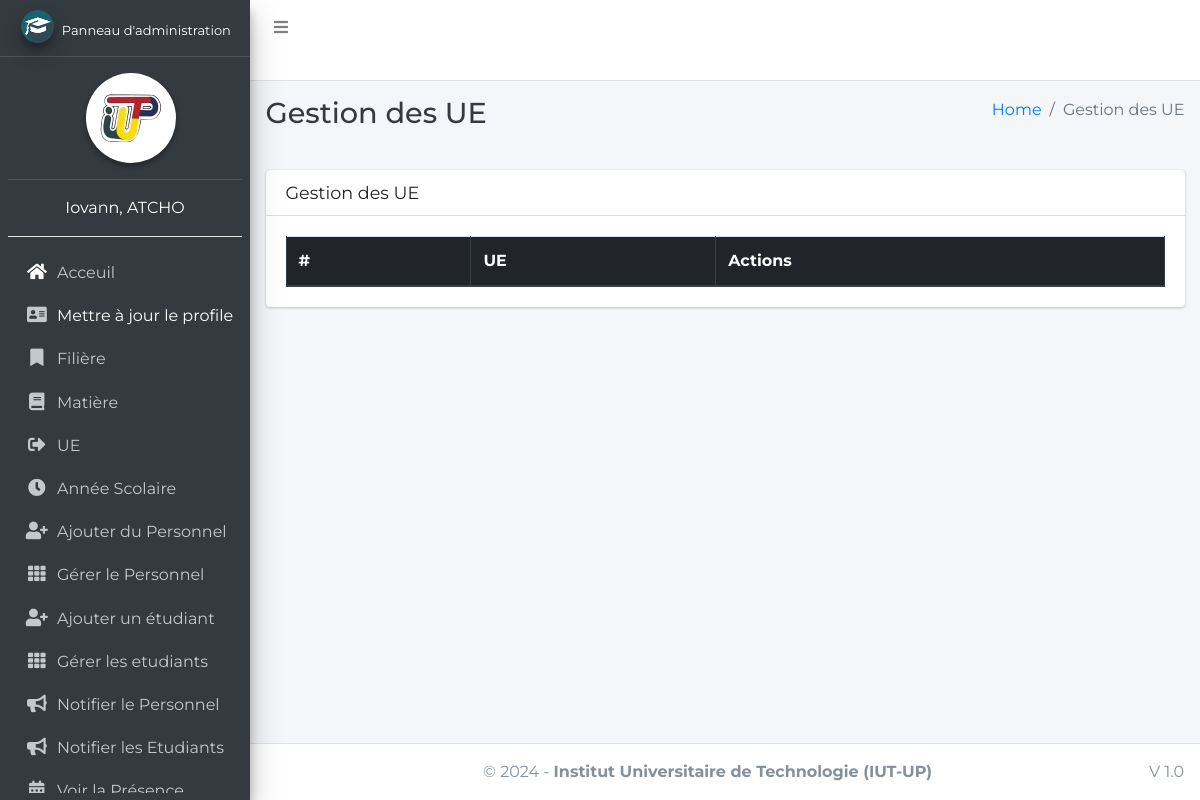
The app's page /ue/manage/ (signed in), older data.
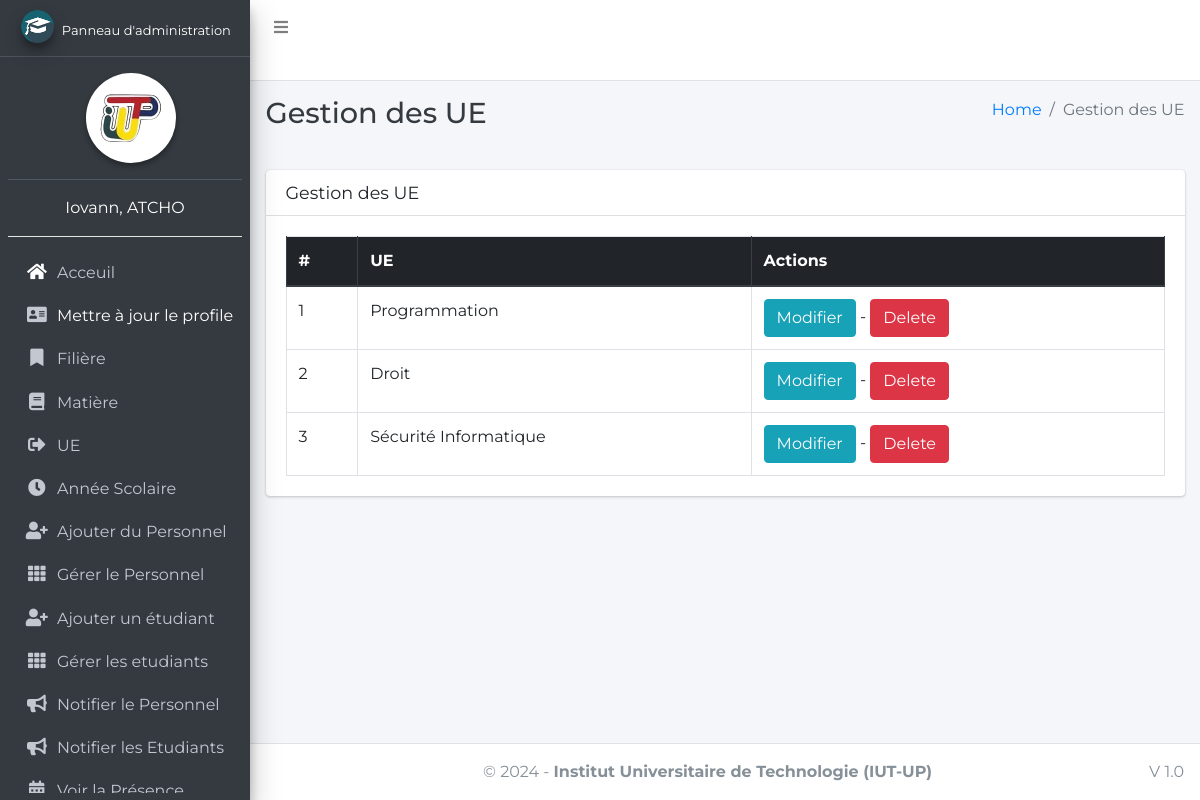
The same page, newer data.
### main_app/models.py (models this page shows, shortened)
class UniteEnseignement(models.Model):
    name = models.CharField(max_length=255)
    coefficient = models.IntegerField()
    matieres = models.ManyToManyField(Subject, related_name="unite_enseignements")
    course = models.ForeignKey(Course, on_delete=models.CASCADE, null=True)

### main_app/hod_views.py (the view)
# urls.py: path("ue/manage/", hod_views.manage_ue, name='manage_ue'),
def manage_ue(request):
    ue = UniteEnseignement.objects.all()
    context = {
        'ue': ue,
        'page_title': 'Gestion des UE'
    }
    return render(request, "hod_template/manage_ue.html", context)

### main_app/models.py (called while the page is built)
    def __str__(self):
        return self.last_name + ", " + self.first_name

### main_app/templates/hod_template/manage_ue.html
{% extends 'main_app/base.html' %}
{% load static %}
{% block page_title %}{{page_title}}{% endblock page_title %}
{% block content %}
<section class="content">
    <div class="container-fluid">
        <div class="row">
            <div class="col-md-12">
                <div class="card">
                    <div class="card-header">
                        <h3 class="card-title">{{page_title}}</h3>
                    </div>
                    <div class="card-body">
                        <table id="example2" class="table table-bordered table-hover">
                            <thead class="thead-dark">
                                <tr>
                                    <th>#</th>
                                    <th>UE</th>
                                    <th>Actions</th>
                                </tr>
                            </thead>
                            <tbody>
                                {% for el in ue %}
                                <tr>
                                    <td>{{ forloop.counter }}</td>
                                    <td>{{el.name}}</td>
                                    <td>
                                        <a href="{% url 'edit_ue' el.id%}" class="btn btn-info">Modifier</a> -
                                        <a href="{% url 'delete_ue' el.id%}" onclick="return confirm('Êts vous sûr de supprimer cette UE?')" class="btn btn-danger">Delete</a>
                                    </td>
                                </tr>
                                {% endfor %}
                            </tbody>
                        </table>
                    </div>
                </div>
            </div>
        </div>
    </div>
</section>
{% endblock content %}

Row changes from the older to the newer data that the page shows:
added UniteEnseignement: name "Programmation"
added UniteEnseignement: name "Droit"
added UniteEnseignement: name "Sécurité Informatique"
